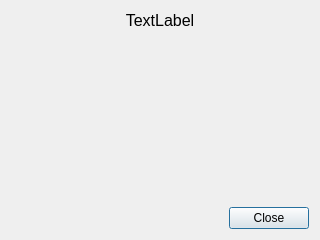
<?xml version="1.0" encoding="UTF-8"?>
<ui version="4.0">
 <class>About</class>
 <widget class="QDialog" name="aboutWindow">
  <property name="windowModality">
   <enum>Qt::WindowModality::ApplicationModal</enum>
  </property>
  <property name="geometry">
   <rect>
    <x>0</x>
    <y>0</y>
    <width>320</width>
    <height>240</height>
   </rect>
  </property>
  <property name="windowTitle">
   <string>Dialog</string>
  </property>
  <layout class="QGridLayout" name="gridLayout">
   <item row="1" column="0">
    <spacer name="verticalSpacer">
     <property name="orientation">
      <enum>Qt::Orientation::Vertical</enum>
     </property>
     <property name="sizeHint" stdset="0">
      <size>
       <width>20</width>
       <height>157</height>
      </size>
     </property>
    </spacer>
   </item>
   <item row="2" column="0">
    <widget class="QDialogButtonBox" name="buttonBox">
     <property name="orientation">
      <enum>Qt::Orientation::Horizontal</enum>
     </property>
     <property name="standardButtons">
      <set>QDialogButtonBox::StandardButton::Close</set>
     </property>
    </widget>
   </item>
   <item row="0" column="0">
    <widget class="QLabel" name="titleLabel">
     <property name="font">
      <font>
       <pointsize>12</pointsize>
      </font>
     </property>
     <property name="frameShape">
      <enum>QFrame::Shape::NoFrame</enum>
     </property>
     <property name="text">
      <string>TextLabel</string>
     </property>
     <property name="alignment">
      <set>Qt::AlignmentFlag::AlignCenter</set>
     </property>
    </widget>
   </item>
  </layout>
 </widget>
 <resources/>
 <connections>
  <connection>
   <sender>buttonBox</sender>
   <signal>accepted()</signal>
   <receiver>Dialog</receiver>
   <slot>accept()</slot>
   <hints>
    <hint type="sourcelabel">
     <x>248</x>
     <y>254</y>
    </hint>
    <hint type="destinationlabel">
     <x>157</x>
     <y>274</y>
    </hint>
   </hints>
  </connection>
  <connection>
   <sender>buttonBox</sender>
   <signal>rejected()</signal>
   <receiver>Dialog</receiver>
   <slot>reject()</slot>
   <hints>
    <hint type="sourcelabel">
     <x>316</x>
     <y>260</y>
    </hint>
    <hint type="destinationlabel">
     <x>286</x>
     <y>274</y>
    </hint>
   </hints>
  </connection>
 </connections>
</ui>
